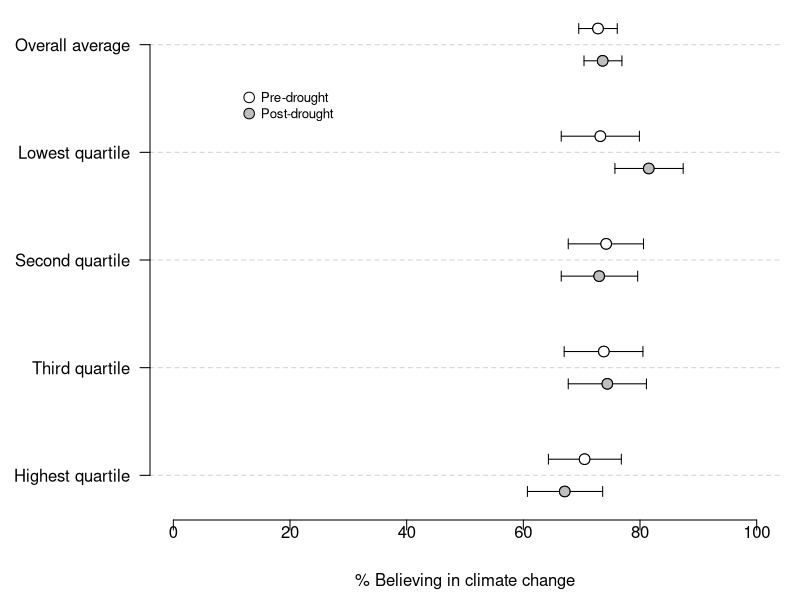
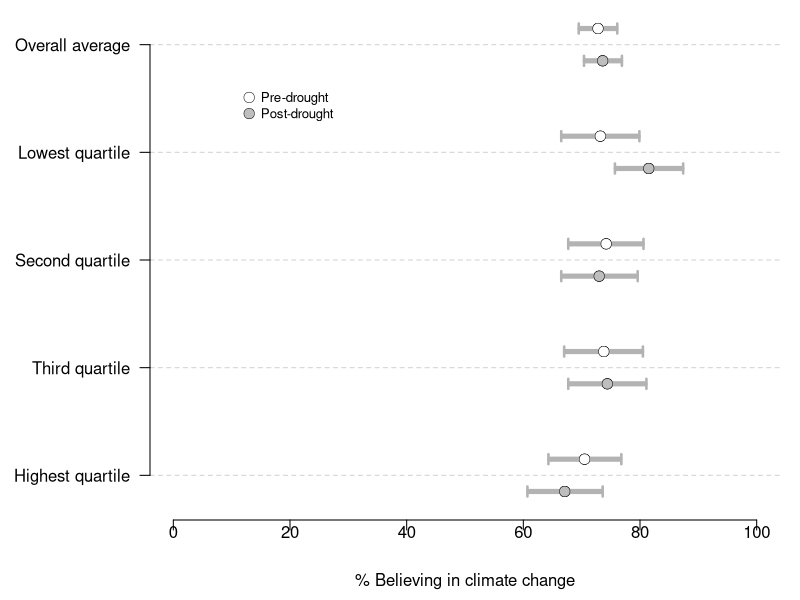

The R source for these figures, in order:
# Set up data. Severity will provide the labels, pre is the pre-drought mean (i.e., effect size estimate), post is the post-drought mean. lowerCIpre and upperCIpre are the lower and upper bounds of the 95% confidence intervals for the pre-drought data, lowerCIpost and upperCIpost are the same for the post-drought data. If I were fancier, I could calculate those and store them as variables rather than manually input them from prior analysis. But I'm not that fancy.

severity = c("Overall average","Lowest quartile","Second quartile","Third quartile","Highest quartile")
pre = c(72.8,73.2,74.2,73.8,70.5)
post = c(73.6,81.5,73.0,74.4,67.1)
lowerCIpre = c(69.5,66.5,67.7,67.0,64.3)
upperCIpre = c(76.1,79.9,80.6,80.5,76.8)
lowerCIpost = c(70.4,75.7,66.5,67.7,60.7)
upperCIpost = c(76.9,87.4,79.6,81.1,73.6)


# Generate numbers for the y-axis.
y.axis <- length(severity):1

# Generate an adjustment value to move the dots up or down so you can see the intervals
adjustment <- 0.15

png("climateBinYoY-CIs.png", height = 6, width = 8.5, units = "in",res=600)


par(mar=c(4.5,7.5,.5,1), lheight = .3)

plot(pre, y.axis + adjustment, type = "p", axes=F, xlab = "% Believing in climate change", ylab = "", cex = 1.4, xlim = c(0,100), ylim = c(min(y.axis - adjustment), max(y.axis + adjustment)), main = "")

abline(h = y.axis, lty = 2, lwd = 1, col = "light grey")

points(post, y.axis - adjustment, pch = 21, cex = 1.4, bg = "gray" )

# CI Bars using the arrows command. lwd adjusts line width
arrows(lowerCIpre, y.axis + adjustment, upperCIpre, y.axis + adjustment, code = 3, length = 0.05, angle = 90)

arrows(lowerCIpost, y.axis - adjustment, upperCIpost, y.axis - adjustment, code = 3, length = 0.05, angle = 90)

# re-draw the dots to make them appear over the CI lines
points(pre, y.axis + adjustment, pch = 21, cex = 1.4, bg = "white" )
points(post, y.axis - adjustment, pch = 21, cex = 1.4, bg = "gray" )

# Add in the axes
axis(1,at = seq(0,100, by = 20), label = seq(0,100, by = 20), mgp = c(.5,.6,.50), cex.axis = 1)
axis(2, at = y.axis, label = severity, las = 1, tick = T, cex.axis =1.0)


# Key labels
text(15,4.5, "Pre-drought", adj=0, cex = .8)
text(15,4.35, "Post-drought", adj=0, cex = .8)
points(13,4.51, cex = 1.4)
points(13,4.36,pch = 21, bg = "gray", cex = 1.4)

dev.off()


# Another way of displaying the error bars is as plain old lines, not arrows. This requires a few hacks (using segments and arrows, for example) and reducing the outline of the points (using lwd) for aesthetic purposes. I think the aesthetics of this could be improved, but this will do for now.

png("climateBinYoY-errorlines.png", height = 6, width = 8.5, units = "in",res=600)

par(mar=c(4.5,7.5,.5,1), lheight = .3)

plot(pre, y.axis + adjustment, type = "p", axes=F, xlab = "% Believing in climate change", ylab = "", cex = 1.4, xlim = c(0,100), ylim = c(min(y.axis - adjustment), max(y.axis + adjustment)), main = "", lwd = 0.5)

abline(h = y.axis, lty = 2, lwd = 1, col = "light grey")

points(post, y.axis - adjustment, pch = 21, cex = 1.4, bg = "gray", lwd = 0.5 )

# Use a combination of the arrows and segments command to create the error bars. The segments makes the lines and the arrows makes the end of the lines.

arrows(lowerCIpre, y.axis + adjustment, upperCIpre, y.axis + adjustment, code = 3, length = 0.05, angle = 90, col = "gray70", lwd = 2.5)
segments(lowerCIpre, y.axis + adjustment, upperCIpre, y.axis + adjustment, col = "gray70", lwd = 5, lend = 1)

arrows(lowerCIpost, y.axis - adjustment, upperCIpost, y.axis - adjustment, code = 3, length = 0.05, angle = 90, col = "gray70", lwd = 2.5)
segments(lowerCIpost, y.axis - adjustment, upperCIpost, y.axis - adjustment, col = "gray70", lwd = 5, lend = 1)

# re-draw the dots to make them appear over the CI lines
points(pre, y.axis + adjustment, pch = 21, cex = 1.4, bg = "white", lwd = 0.5 )
points(post, y.axis - adjustment, pch = 21, cex = 1.4, bg = "gray", lwd = 0.5 )

# Add the axes
axis(1,at = seq(0,100, by = 20), label = seq(0,100, by = 20), mgp = c(.5,.6,.50), cex.axis = 1)

axis(2, at = y.axis, label = severity, las = 1, tick = T, cex.axis =1.0)

# Key labels
text(15,4.5, "Pre-drought", adj=0, cex = .8) 
text(15,4.35, "Post-drought", adj=0, cex = .8)
points(13,4.51, cex = 1.4, lwd = 0.5)
points(13,4.36,pch = 21, bg = "gray", cex = 1.4, lwd = 0.5)

dev.off()
